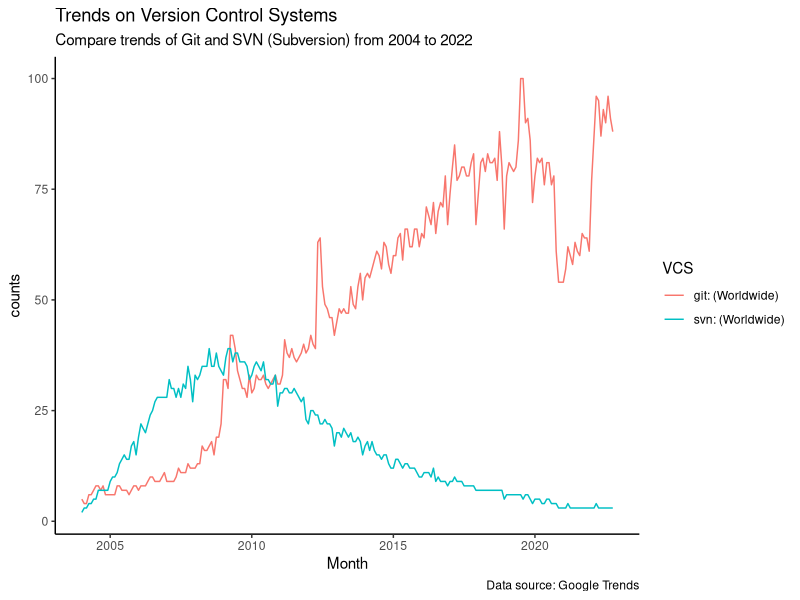

Recreate this plot in R.
## ---- chunk 1
library(readr)
library(dplyr)
library(lubridate)
library(ggplot2)
## ---- chunk 2
trends_vcs <- read_csv("multiTimeline.csv", 
    skip = 2)

trends_vcs$Month <- lubridate::ym(trends_vcs$Month)


trends_vcs_tidy = tidyr::pivot_longer(trends_vcs, !Month, names_to = "VCS", values_to = "counts")
## ---- chunk 3
trends_vcs_tidy %>%
  ggplot(aes(x= Month, y = counts)) +
  geom_line(aes(color = VCS)) +
  labs(title = "Trends on Version Control Systems",
              subtitle = "Compare trends of Git and SVN (Subversion) from 2004 to 2022",
              caption = "Data source: Google Trends") +
  theme_classic()
